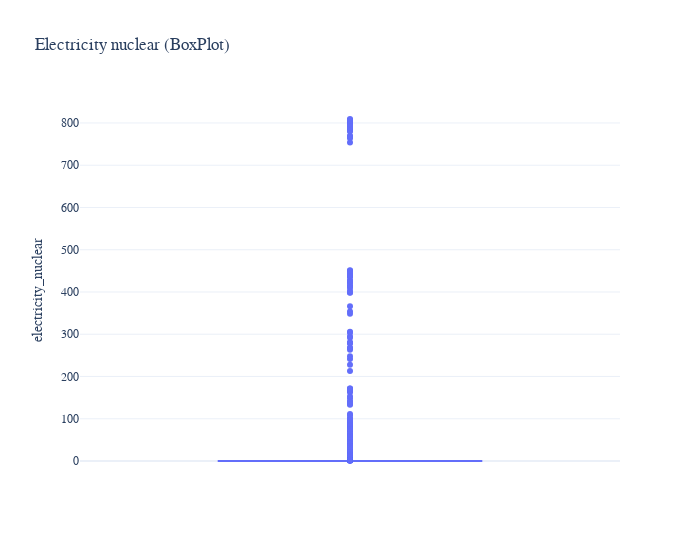

Notebook code cell kept with this figure:
### Code cell
# Create the box plot using Plotly Express for 'electricity_nuclear'
fig1 = px.box(energy_data['electricity_nuclear'], y='electricity_nuclear', template='plotly_white', title='Electricity nuclear (BoxPlot)',width=700)
# Customize the layout of the box plot
fig1.update_layout(font=dict(size=(12), family="Franklin Gothic"))
# Display the box plot
fig1.show()

### Figure 1 — Plotly figure (JSON) as saved in the notebook; plotly's stock layout.template omitted (floating-point values rounded to 4 significant figures; data arrays with more than 128 entries replaced by an {"elided": "..."} marker saying what was removed)
{"data": [{"alignmentgroup": "True", "hovertemplate": "electricity_nuclear=%{y}<extra></extra>", "legendgroup": "", "marker": {"color": "#636efa"}, "name": "", "notched": false, "offsetgroup": "", "orientation": "v", "showlegend": false, "x0": " ", "xaxis": "x", "y": {"elided": "3654 float values"}, "y0": " ", "yaxis": "y", "type": "box"}], "layout": {"xaxis": {"anchor": "y", "domain": [0.0, 1.0]}, "yaxis": {"anchor": "x", "domain": [0.0, 1.0], "title": {"text": "electricity_nuclear"}}, "legend": {"tracegroupgap": 0}, "title": {"text": "Electricity nuclear (BoxPlot)"}, "boxmode": "group", "width": 700, "font": {"size": 12, "family": "Franklin Gothic"}}}
